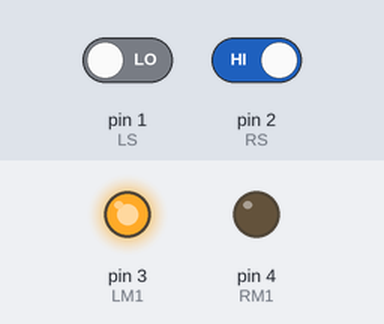
Bench run of a sketch on a simulated Arduino Uno, built with avr-gcc and run on an emulated ATmega328P. Parts: output pins drawn as LEDs (lit = HIGH). The test bench sets the inputs (shaded band); at power-on: pin 2 (RS) HIGH, pin 1 (LS) LOW.

Above: at 1.2 s.
1.3 s: pin 2 (RS) driven LOW
At 2.1 s:
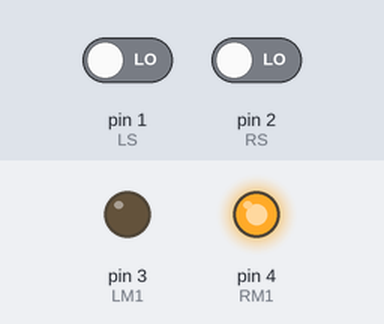
2.8 s: pin 1 (LS) driven HIGH
At 3.2 s:
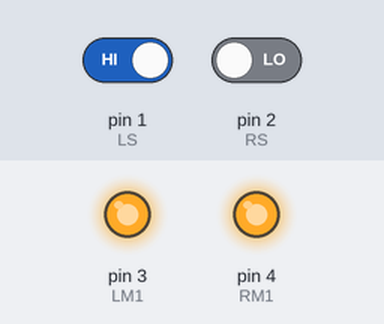
4.3 s: pin 1 (LS) driven LOW
At 5.5 s:
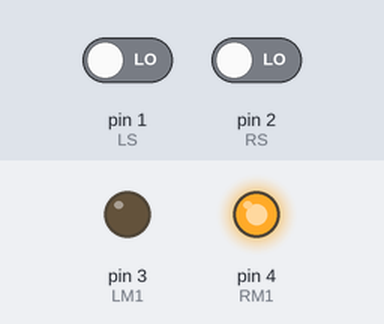
5.8 s: pin 2 (RS) driven HIGH
At 6.7 s:
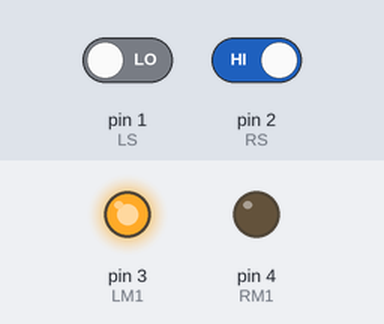
Timing chart, 0 to 8.3 s (numbered marks = the images above; inputs shaded):
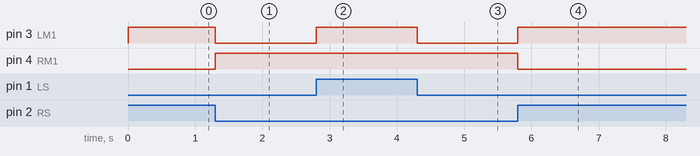

Measured:
- after the input at 1.3 s, pin 3 (LM1): HIGH → LOW at once; pin 4 (RM1): LOW → HIGH at once
- after the input at 2.8 s, pin 3 (LM1): LOW → HIGH at once
- after the input at 4.3 s, pin 3 (LM1): HIGH → LOW at once
- after the input at 5.8 s, pin 3 (LM1): LOW → HIGH at once; pin 4 (RM1): HIGH → LOW at once

The sketch:

Line_Follower_Test_1.ino
```cpp
/*------ Arduino Line Follower Code----- */
/*-------definning Inputs------*/

//change motor voltage
#define LS 1      // left sensor
#define RS 2      // right sensor

/*-------definning Outputs------*/
#define LM1 3       // left motor //(only 2 motors)
#define RM1 4       // right motor

void setup()
{
  pinMode(LS, INPUT);
  pinMode(RS, INPUT);
  pinMode(LM1, OUTPUT);
  pinMode(RM1, OUTPUT);
}

void loop()
{
  if(digitalRead(LS) && !(digitalRead(RS)))     // Move Forward
  {
    digitalWrite(LM1, HIGH);
    digitalWrite(RM1, HIGH);
  }

  if((digitalRead(LS) && digitalRead(RS)) or (!(digitalRead(LS)) && digitalRead(RS)))     // AGV going left, needs to turn right.
  {
    digitalWrite(LM1, HIGH);
    digitalWrite(RM1, LOW);
  }

  if(!(digitalRead(LS)) && !(digitalRead(RS)))     // AGV going right, needs to turn left.
  {
    digitalWrite(LM1, LOW);
    digitalWrite(RM1, HIGH);
  }


}
```
